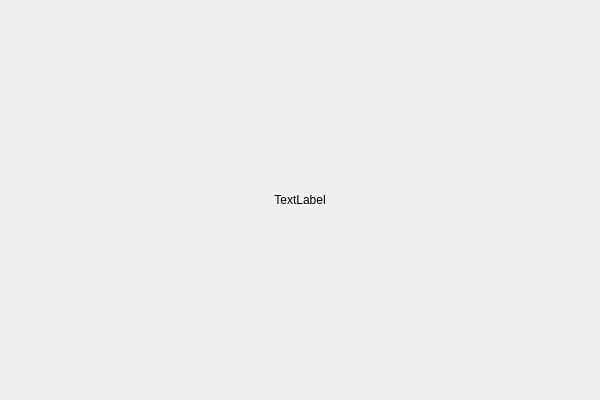
<?xml version="1.0" encoding="UTF-8"?>
<ui version="4.0">
 <class>normalPictureDisplayClass</class>
 <widget class="TPictureDisplayAbstract" name="normalPictureDisplayClass">
  <property name="geometry">
   <rect>
    <x>0</x>
    <y>0</y>
    <width>600</width>
    <height>400</height>
   </rect>
  </property>
  <property name="windowTitle">
   <string>normalPictureDisplay</string>
  </property>
  <layout class="QVBoxLayout" name="verticalLayout">
   <property name="spacing">
    <number>0</number>
   </property>
   <property name="leftMargin">
    <number>0</number>
   </property>
   <property name="topMargin">
    <number>0</number>
   </property>
   <property name="rightMargin">
    <number>0</number>
   </property>
   <property name="bottomMargin">
    <number>0</number>
   </property>
   <item>
    <widget class="QLabel" name="label">
     <property name="lineWidth">
      <number>0</number>
     </property>
     <property name="text">
      <string>TextLabel</string>
     </property>
     <property name="alignment">
      <set>Qt::AlignmentFlag::AlignCenter</set>
     </property>
    </widget>
   </item>
  </layout>
 </widget>
 <layoutdefault spacing="6" margin="11"/>
 <customwidgets>
  <customwidget>
   <class>TPictureDisplayAbstract</class>
   <extends>QWidget</extends>
   <header>tpicturedisplayabstract.h</header>
   <container>1</container>
  </customwidget>
 </customwidgets>
 <resources/>
 <connections/>
</ui>
